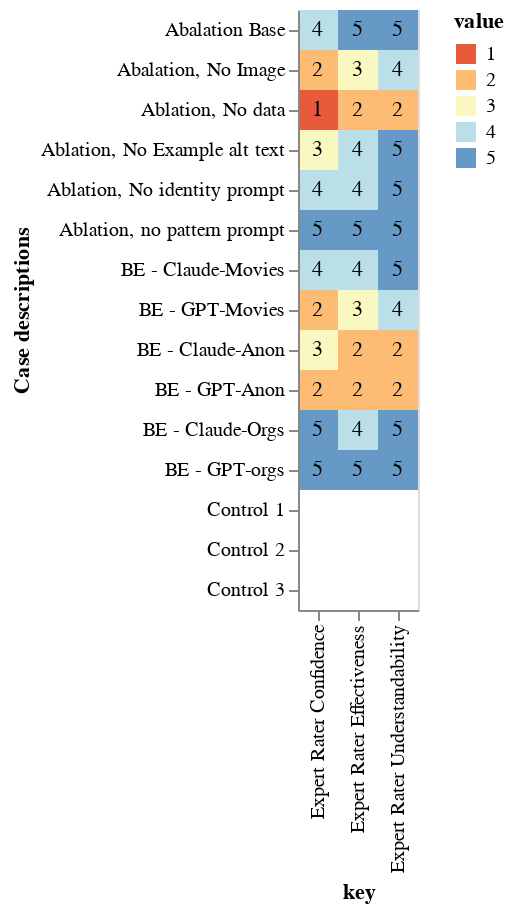

The cell this chart's notebook holds for it:
### Code cell
cols = ['Expert Rater Confidence', 'Expert Rater Understandability', 'Expert Rater Effectiveness']
local_df = llm_df[~llm_df['Expert Rater Confidence'].isna()]
base = alt.Chart(local_df).transform_fold(cols).encode(
    x="key:N",
    y=alt.Y("Case descriptions:N").scale(domain=yAxisOrder),
)
rects = base.mark_rect().encode(
    color=alt.Color("value:O").scale(scheme='redyellowblue', domain=[1,2, 3, 4, 5])
)
text = base.mark_text().encode(
    text="value:O"
)
rects + text
